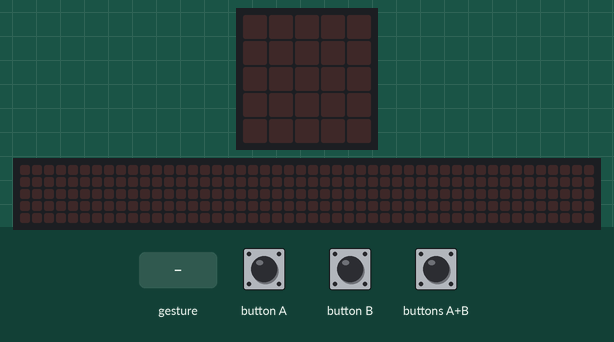
This program was run on a simulated BBC micro:bit (MakeCode). Shown: the board's 5×5 LED display, a strip that is not on the board, showing the scrolling text unrolled. The test bench sets the inputs (shaded band). A tilt is held for 1.5 s and a shake lasts 1 s, then the board lies face up again; the 48×5 strip is a reading aid, not a part: it shows the text the display is scrolling, unrolled, one strip-width of it at a time.

Above: at 1.2 s.
1.3 s: gesture 'shake'
At 1.72 s:
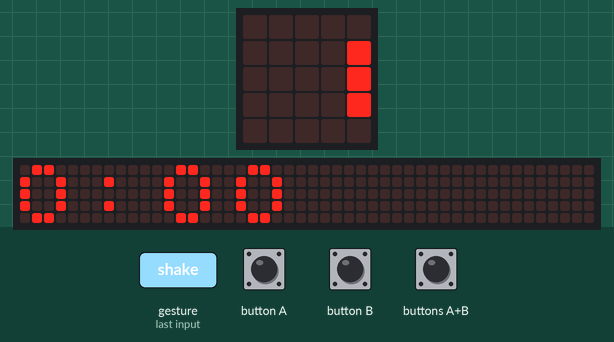
At 5.77 s:
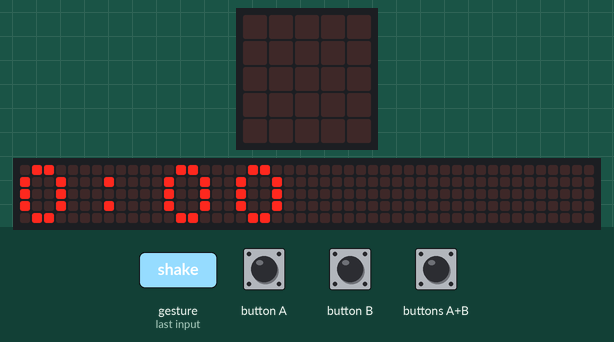
Timing chart, 0 to 7.3 s (numbered marks = the images above; inputs shaded):
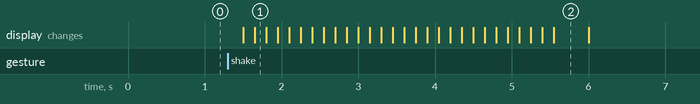

Measured:
- after the input at 1.3 s, the display: first changes after 0.20 s (image 1 shows a later state)
- what the display in image 2 shows lasts 0.4 s, from 5.6 s to 6.0 s

The program:

main.ts
```typescript
input.onButtonPressed(Button.A, function () {
    if (hours < 23) {
        hours += 1
    } else {
        hours = 0
    }
})
input.onGesture(Gesture.Shake, function () {
    adjust = hours
    if (ampm) {
        if (hours > 12) {
            adjust = hours - 12
        } else {
            if (hours == 0) {
                adjust = 12
            }
        }
    }
    time = "" + adjust
    time = "" + time + ":"
    if (minutes < 10) {
        time = "" + time + "0"
    }
    time = "" + time + minutes
    if (ampm) {
        if (hours > 11) {
            time = "" + time + "PM"
        } else {
            time = "" + time + "AM"
        }
    }
    basic.showString(time)
})
input.onButtonPressed(Button.AB, function () {
    ampm = !(ampm)
})
input.onButtonPressed(Button.B, function () {
    if (minutes < 59) {
        minutes += 1
    } else {
        minutes = 0
    }
})
let ampm = false
let time = ""
let adjust = 0
let minutes = 0
let hours = 0
hours = 0
minutes = 0
adjust = 0
time = ""
ampm = false
basic.forever(function () {
    basic.pause(60000)
    if (minutes < 59) {
        minutes += 1
    } else {
        minutes = 0
        if (hours < 23) {
            hours += 1
        } else {
            hours = 0
        }
    }
})
```

test.ts
```typescript
// 在此处测试；当此软件包作为插件使用时，将不会编译此软件包。
```
